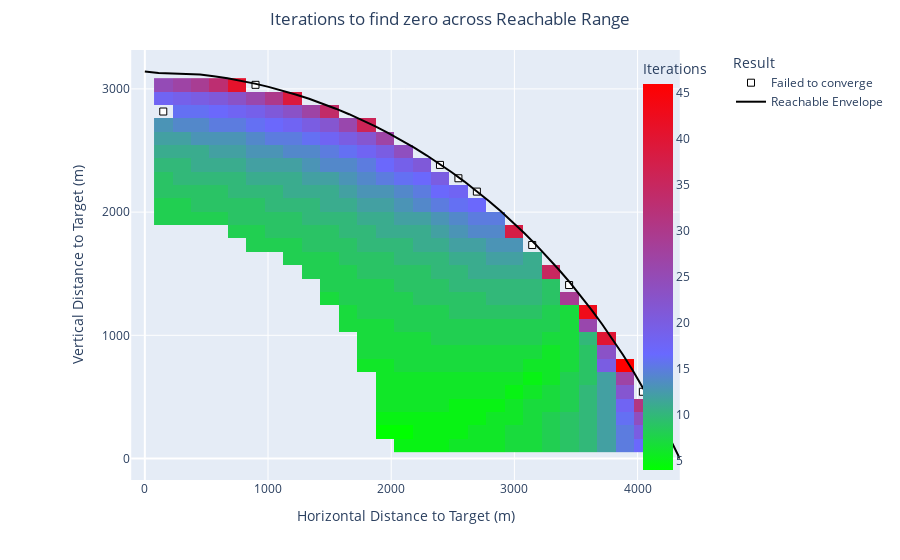

This figure's notebook cell:
### Markdown cell above
### Plot Small Baseline

### Code cell
p = plot_test_results(baseline_small_df, envelope_df)
p.write_html('ZeroBaselineSmallChart.html')

### Figure 1 — Plotly figure (JSON) as saved in the notebook; plotly's stock layout.template omitted (floating-point values rounded to 4 significant figures; data arrays with more than 128 entries replaced by an {"elided": "..."} marker saying what was removed)
{"data": [{"colorbar": {"title": {"text": "Iterations"}, "x": 0.85}, "colorscale": [[0, "#00FF00"], [0.3, "#6969FF"], [1, "#FF0000"]], "hoverongaps": false, "hovertemplate": "x: %{x}<br>y: %{y}<br>iterations: %{z}<extra></extra>", "name": "Converged", "type": "heatmap", "x": [149.7, 299.5, 449.2, 599.0, 748.7, 898.4, 1048.0, 1198.0, 1348.0, 1497.0, 1647.0, 1797.0, 1947.0, 2096.0, 2246.0, 2396.0, 2546.0, 2695.0, 2845.0, 2995.0, 3145.0, 3294.0, 3444.0, 3594.0, 3744.0, 3893.0, 4043.0, 4193.0], "y": [108.3, 216.7, 325.0, 433.3, 541.6, 650.0, 758.3, 866.6, 974.9, 1083.0, 1192.0, 1300.0, 1408.0, 1517.0, 1625.0, 1733.0, 1842.0, 1950.0, 2058.0, 2167.0, 2275.0, 2383.0, 2492.0, 2600.0, 2708.0, 2817.0, 2925.0, 3033.0], "z": {"elided": "28x28 float values"}}, {"hoverinfo": "text", "marker": {"color": "white", "line": {"color": "black", "width": 1}, "size": 7, "symbol": "square"}, "mode": "markers", "name": "Failed to converge", "text": ["x: 149.74<br>y: 2816.50<br>Distance non-convergent. Vertical error 0.013747036819040659 feet with 1.527181rad elevation, after 14 iterations.", "x: 898.44<br>y: 3033.16<br>Max iterations reached", "x: 2395.84<br>y: 2383.20<br>Max iterations reached", "x: 2545.58<br>y: 2274.87<br>Max iterations reached", "x: 2695.32<br>y: 2166.54<br>Max iterations reached", "x: 3144.55<br>y: 1733.23<br>Max iterations reached", "x: 3444.03<br>y: 1408.25<br>Max iterations reached", "x: 4042.99<br>y: 541.64<br>Max iterations reached"], "type": "scatter", "x": [149.7, 898.4, 2396.0, 2546.0, 2695.0, 3145.0, 3444.0, 4043.0], "y": [2817.0, 3033.0, 2383.0, 2275.0, 2167.0, 1733.0, 1408.0, 541.6]}, {"line": {"color": "black", "width": 2}, "mode": "lines", "name": "Reachable Envelope", "type": "scatter", "x": [4342.0, 4270.0, 4195.0, 4119.0, 4041.0, 3961.0, 3880.0, 3797.0, 3712.0, 3626.0, 3539.0, 3450.0, 3360.0, 3268.0, 3176.0, 3082.0, 2986.0, 2890.0, 2792.0, 2694.0, 2594.0, 2494.0, 2392.0, 2290.0, 2186.0, 2082.0, 1977.0, 1872.0, 1765.0, 1658.0, 1551.0, 1442.0, 1333.0, 1224.0, 1114.0, 1004.0, 893.5, 782.6, 671.3, 559.8, 448.1, 335.6, 223.6, 111.7, 1.924e-13], "y": [0.0, 152.5, 300.0, 442.8, 581.0, 714.6, 844.0, 969.1, 1090.0, 1207.0, 1320.0, 1429.0, 1534.0, 1636.0, 1734.0, 1828.0, 1919.0, 2007.0, 2090.0, 2171.0, 2248.0, 2322.0, 2392.0, 2459.0, 2523.0, 2584.0, 2641.0, 2696.0, 2747.0, 2795.0, 2840.0, 2881.0, 2920.0, 2955.0, 2988.0, 3017.0, 3043.0, 3066.0, 3086.0, 3103.0, 3117.0, 3122.0, 3126.0, 3129.0, 3141.0]}], "layout": {"legend": {"title": {"text": "Result"}, "traceorder": "normal", "x": 1, "y": 1}, "margin": {"t": 50}, "showlegend": true, "title": {"text": "Iterations to find zero across Reachable Range", "x": 0.5}, "xaxis": {"constrain": "domain", "title": {"text": "Horizontal Distance to Target (m)"}}, "yaxis": {"dtick": 1000, "scaleanchor": "x", "scaleratio": 1, "title": {"text": "Vertical Distance to Target (m)"}}}}
